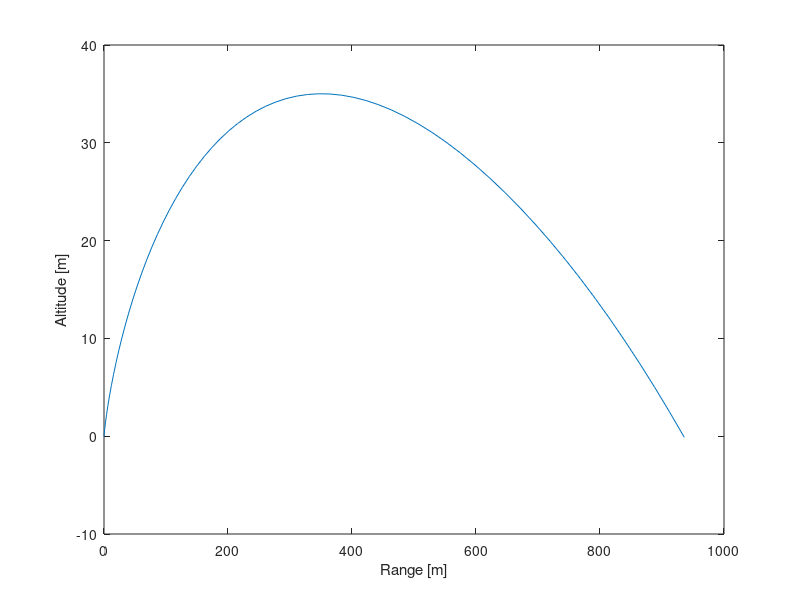
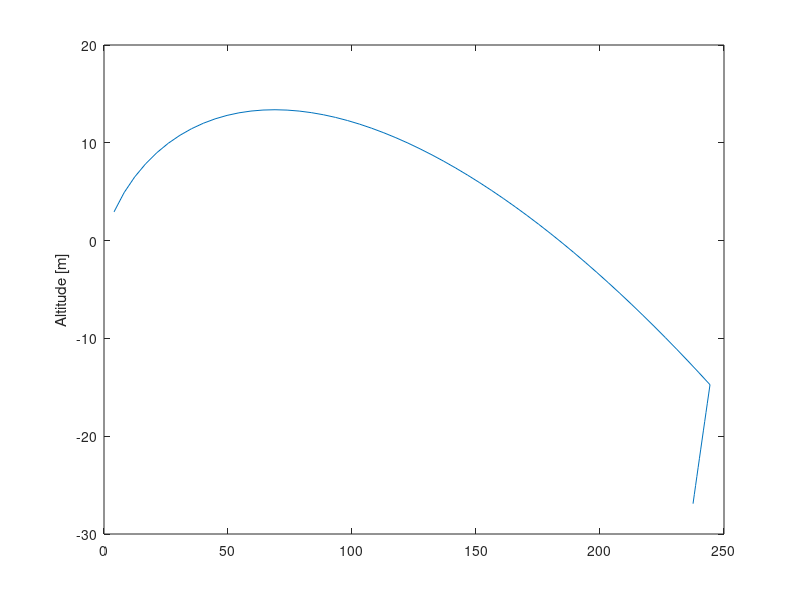

MATLAB code for these plots, in order: (Note: this script raises an error after producing the figures.)
clear clc
% Defining rocket parameters
thrust = 2000; % Thrust in Newtons (N)
mass = 40; % Mass of rocket in Kilograms (kg)
burn_time = 5; % I have absolutely no idea what this is, but it's in seconds
outer_diameter = 0.1; % Outer diameter of the cylinder in Meters (m)
drag_c = 0.75; % Drag coefficient
v0 = 5; % Initial velocity of cylinder in m/s
angle = pi/5; % Initial angle of launch
velocity = [cos(angle)*v0 sin(angle)*v0];
density = 1.225; % Density of air at sea level in kg/m^3
g = 9.8; % Acceleration due to gravity at ground level in m/s^2
% Drag force on the cylinder in Newtons (N)
drag = 0.5*density*(velocity(1)^2+velocity(2)^2)*drag_c*outer_diameter^2*pi/4;
w = 5; % Angular velocity in rad/s
rotations = 0; % Angle of the cylinder in rad
delta_t = 0.1; % Change in time in seconds (so like dt but I can change the value)

% Making the position and velocity vectors
% The coordinates are fixed on the ground
% The angle at which Ft and Fd act on the cylinder depend on the angle of
% the cylinder to the ground, which is always tangent to the cylinder's
% trajectory
trajectory = [];
rotations = [rotations; atan(velocity(2)/velocity(1))];
position = [0 0];
trajectory = [trajectory;position velocity];

while burn_time >= 0
    position = [position(1)+velocity(1)*delta_t position(2)+velocity(2)*delta_t];
    drag = 0.5*density*(velocity(1)^2+velocity(2)^2)*drag_c*outer_diameter^2*pi/4;
    acceleration = [cos(atan(velocity(2)/velocity(1)))*(thrust-drag)/mass (sin(atan(velocity(2)/velocity(1)))*(thrust-drag)/mass)-g];
    rotations = [rotations; atan(velocity(2)/velocity(1))];
    velocity = [velocity(1)+acceleration(1)*delta_t velocity(2)+acceleration(2)*delta_t];
    trajectory = [trajectory;position velocity];
    burn_time = burn_time - delta_t;
end
while position(2) >= 0
    disp(position(2));
    position = [position(1)+velocity(1)*delta_t position(2)+velocity(2)*delta_t];
    drag = 0.5*density*(velocity(1)^2+velocity(2)^2)*drag_c*outer_diameter^2*pi/4;
    acceleration = [cos(atan(velocity(2)/velocity(1)))*(-drag)/mass (sin(atan(velocity(2)/velocity(1)))*(-drag)/mass)-g];
    rotations = [rotations; atan(velocity(2)/velocity(1))];
    velocity = [velocity(1)+acceleration(1)*delta_t velocity(2)+acceleration(2)*delta_t];
    trajectory = [trajectory;position velocity];
end
figure(1);
plot(trajectory(:, 1), trajectory(:, 2));
xlabel('Range [m]');
ylabel('Altitude [m]');
figure(2);
plot(trajectory(:, 3), trajectory(:, 4));
xlabel('');
ylabel('Altitude [m]');
RocketAnimation(position, rotations);
